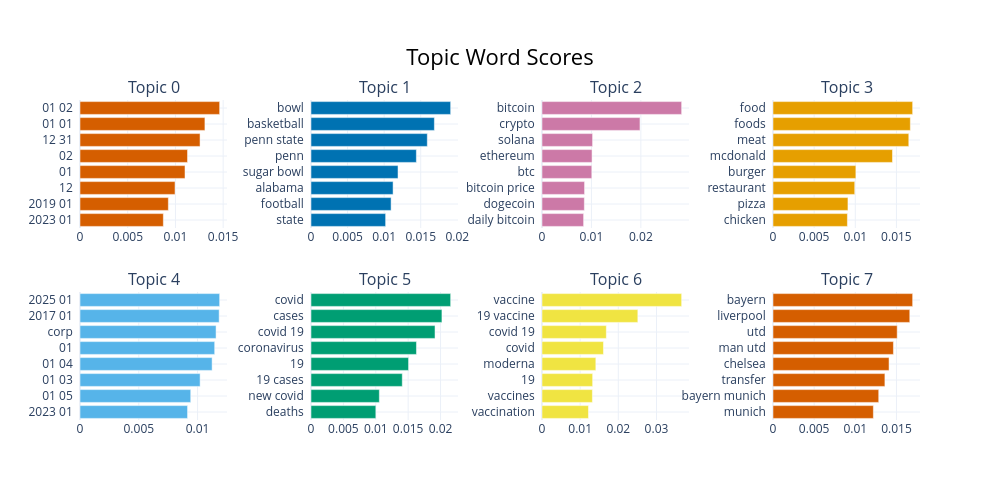

This figure's notebook cell:
### Markdown cell above
### Visualise

`visualize_barchart` shows the defining keywords per topic; `visualize_topics_over_time`
uses the `CaptureTime` stamps to show how each theme's headline volume moves across the
10 years — a first hint at *emerging* vs *fading* themes.

### Code cell
topic_model.visualize_barchart(top_n_topics=8, n_words=8)

### Figure 1 — Plotly figure (JSON) as saved in the notebook; plotly's stock layout.template omitted (floating-point values rounded to 4 significant figures)
{"data": [{"marker": {"color": "#D55E00"}, "orientation": "h", "type": "bar", "x": [0.008733, 0.009257, 0.009956, 0.011, 0.01127, 0.01258, 0.01309, 0.01463], "xaxis": "x", "y": ["2023 01  ", "2019 01  ", "12  ", "01  ", "02  ", "12 31  ", "01 01  ", "01 02  "], "yaxis": "y"}, {"marker": {"color": "#0072B2"}, "orientation": "h", "type": "bar", "x": [0.0102, 0.01095, 0.01122, 0.01189, 0.0144, 0.0159, 0.01687, 0.01909], "xaxis": "x2", "y": ["state  ", "football  ", "alabama  ", "sugar bowl  ", "penn  ", "penn state  ", "basketball  ", "bowl  "], "yaxis": "y2"}, {"marker": {"color": "#CC79A7"}, "orientation": "h", "type": "bar", "x": [0.008418, 0.008569, 0.008613, 0.01008, 0.01013, 0.01023, 0.01982, 0.02825], "xaxis": "x3", "y": ["daily bitcoin  ", "dogecoin  ", "bitcoin price  ", "btc  ", "ethereum  ", "solana  ", "crypto  ", "bitcoin  "], "yaxis": "y3"}, {"marker": {"color": "#E69F00"}, "orientation": "h", "type": "bar", "x": [0.009044, 0.009111, 0.009936, 0.01007, 0.01452, 0.01651, 0.01669, 0.01697], "xaxis": "x4", "y": ["chicken  ", "pizza  ", "restaurant  ", "burger  ", "mcdonald  ", "meat  ", "foods  ", "food  "], "yaxis": "y4"}, {"marker": {"color": "#56B4E9"}, "orientation": "h", "type": "bar", "x": [0.009148, 0.009417, 0.01022, 0.01124, 0.01145, 0.01157, 0.01183, 0.01188], "xaxis": "x5", "y": ["2023 01  ", "01 05  ", "01 03  ", "01 04  ", "01  ", "corp  ", "2017 01  ", "2025 01  "], "yaxis": "y5"}, {"marker": {"color": "#009E73"}, "orientation": "h", "type": "bar", "x": [0.01001, 0.01055, 0.01409, 0.01506, 0.01628, 0.01915, 0.02021, 0.02156], "xaxis": "x6", "y": ["deaths  ", "new covid  ", "19 cases  ", "19  ", "coronavirus  ", "covid 19  ", "cases  ", "covid  "], "yaxis": "y6"}, {"marker": {"color": "#F0E442"}, "orientation": "h", "type": "bar", "x": [0.01218, 0.01321, 0.01327, 0.01411, 0.01611, 0.01686, 0.02512, 0.0366], "xaxis": "x7", "y": ["vaccination  ", "vaccines  ", "19  ", "moderna  ", "covid  ", "covid 19  ", "19 vaccine  ", "vaccine  "], "yaxis": "y7"}, {"marker": {"color": "#D55E00"}, "orientation": "h", "type": "bar", "x": [0.0122, 0.01285, 0.0136, 0.0141, 0.01463, 0.01509, 0.01662, 0.01697], "xaxis": "x8", "y": ["munich  ", "bayern munich  ", "transfer  ", "chelsea  ", "man utd  ", "utd  ", "liverpool  ", "bayern  "], "yaxis": "y8"}], "layout": {"annotations": [{"font": {"size": 16}, "showarrow": false, "text": "Topic 0", "x": 0.0875, "xanchor": "center", "xref": "paper", "y": 1, "yanchor": "bottom", "yref": "paper"}, {"font": {"size": 16}, "showarrow": false, "text": "Topic 1", "x": 0.3625, "xanchor": "center", "xref": "paper", "y": 1, "yanchor": "bottom", "yref": "paper"}, {"font": {"size": 16}, "showarrow": false, "text": "Topic 2", "x": 0.6375, "xanchor": "center", "xref": "paper", "y": 1, "yanchor": "bottom", "yref": "paper"}, {"font": {"size": 16}, "showarrow": false, "text": "Topic 3", "x": 0.9125, "xanchor": "center", "xref": "paper", "y": 1, "yanchor": "bottom", "yref": "paper"}, {"font": {"size": 16}, "showarrow": false, "text": "Topic 4", "x": 0.0875, "xanchor": "center", "xref": "paper", "y": 0.4, "yanchor": "bottom", "yref": "paper"}, {"font": {"size": 16}, "showarrow": false, "text": "Topic 5", "x": 0.3625, "xanchor": "center", "xref": "paper", "y": 0.4, "yanchor": "bottom", "yref": "paper"}, {"font": {"size": 16}, "showarrow": false, "text": "Topic 6", "x": 0.6375, "xanchor": "center", "xref": "paper", "y": 0.4, "yanchor": "bottom", "yref": "paper"}, {"font": {"size": 16}, "showarrow": false, "text": "Topic 7", "x": 0.9125, "xanchor": "center", "xref": "paper", "y": 0.4, "yanchor": "bottom", "yref": "paper"}], "height": 500, "hoverlabel": {"bgcolor": "white", "font": {"family": "Rockwell", "size": 16}}, "showlegend": false, "title": {"font": {"color": "Black", "size": 22}, "text": "Topic Word Scores", "x": 0.5, "xanchor": "center", "yanchor": "top"}, "width": 1000, "xaxis": {"anchor": "y", "domain": [0, 0.175], "showgrid": true}, "xaxis2": {"anchor": "y2", "domain": [0.275, 0.45], "showgrid": true}, "xaxis3": {"anchor": "y3", "domain": [0.55, 0.725], "showgrid": true}, "xaxis4": {"anchor": "y4", "domain": [0.825, 1], "showgrid": true}, "xaxis5": {"anchor": "y5", "domain": [0, 0.175], "showgrid": true}, "xaxis6": {"anchor": "y6", "domain": [0.275, 0.45], "showgrid": true}, "xaxis7": {"anchor": "y7", "domain": [0.55, 0.725], "showgrid": true}, "xaxis8": {"anchor": "y8", "domain": [0.825, 1], "showgrid": true}, "yaxis": {"anchor": "x", "domain": [0.6, 1], "showgrid": true}, "yaxis2": {"anchor": "x2", "domain": [0.6, 1], "showgrid": true}, "yaxis3": {"anchor": "x3", "domain": [0.6, 1], "showgrid": true}, "yaxis4": {"anchor": "x4", "domain": [0.6, 1], "showgrid": true}, "yaxis5": {"anchor": "x5", "domain": [0, 0.4], "showgrid": true}, "yaxis6": {"anchor": "x6", "domain": [0, 0.4], "showgrid": true}, "yaxis7": {"anchor": "x7", "domain": [0, 0.4], "showgrid": true}, "yaxis8": {"anchor": "x8", "domain": [0, 0.4], "showgrid": true}}}
